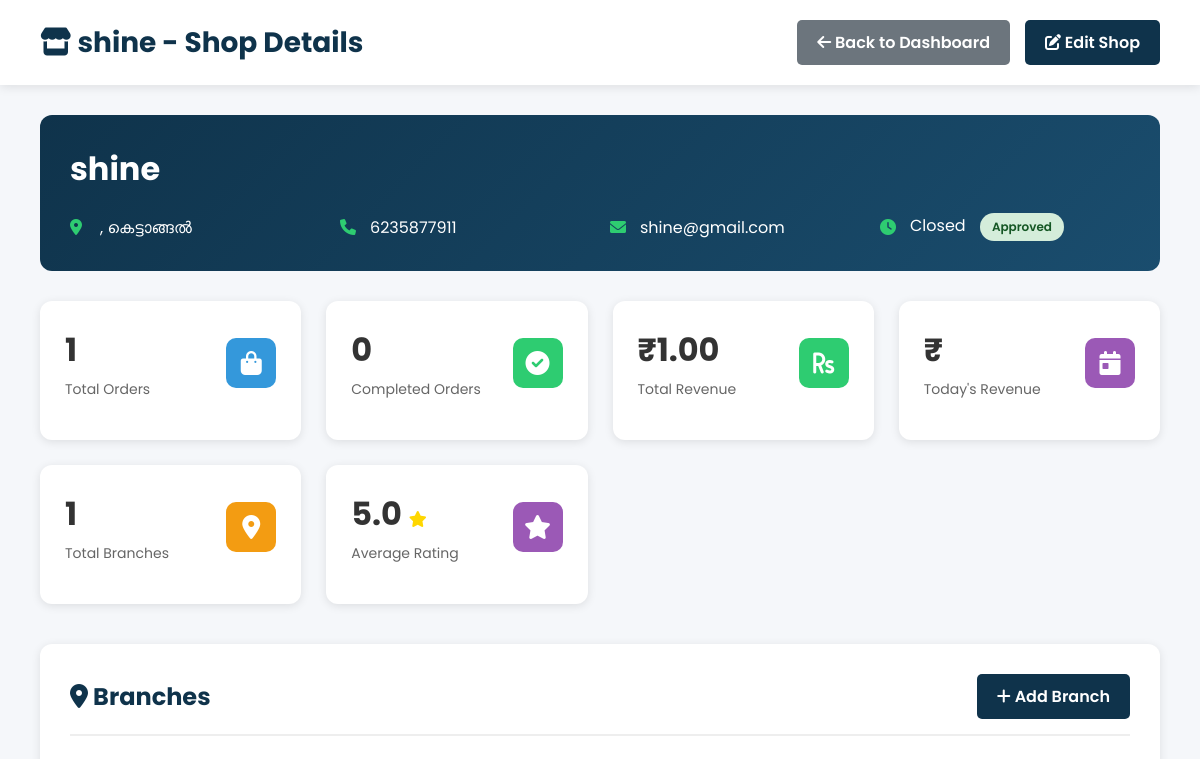
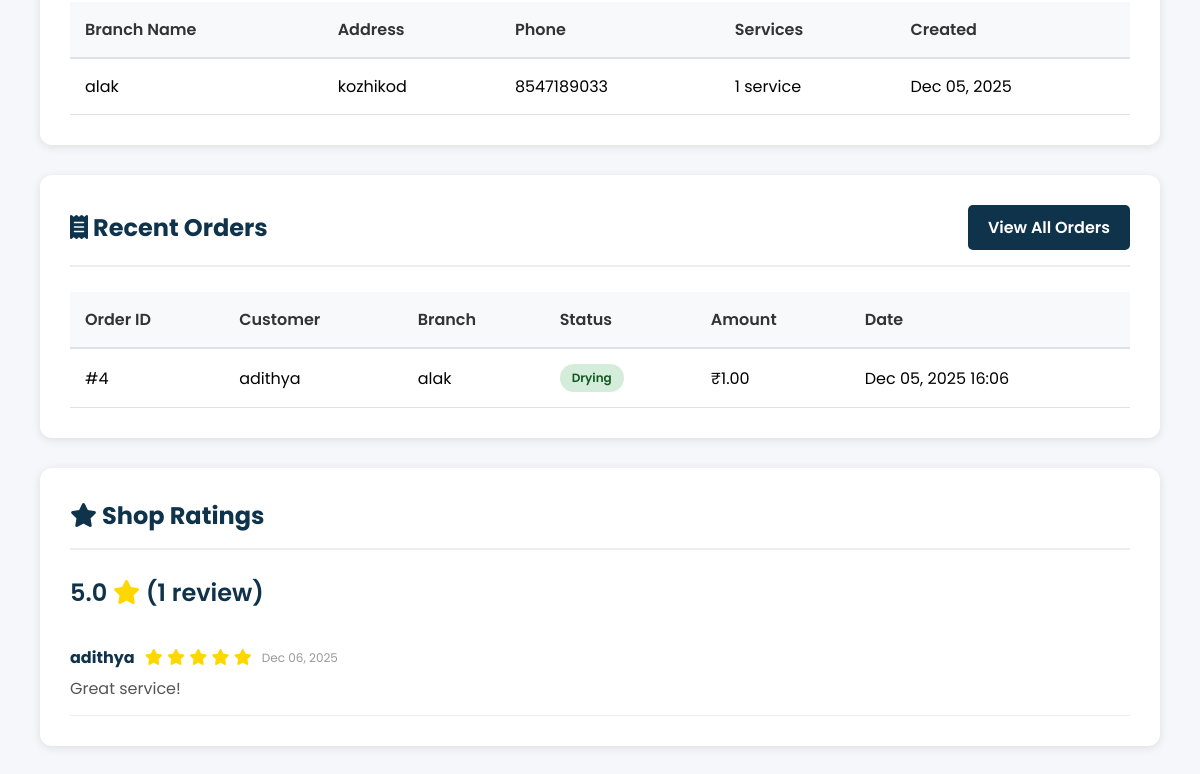
Before: /admin-panel/shop/2/ (signed in) with the older database file (2 pictures, top to bottom).
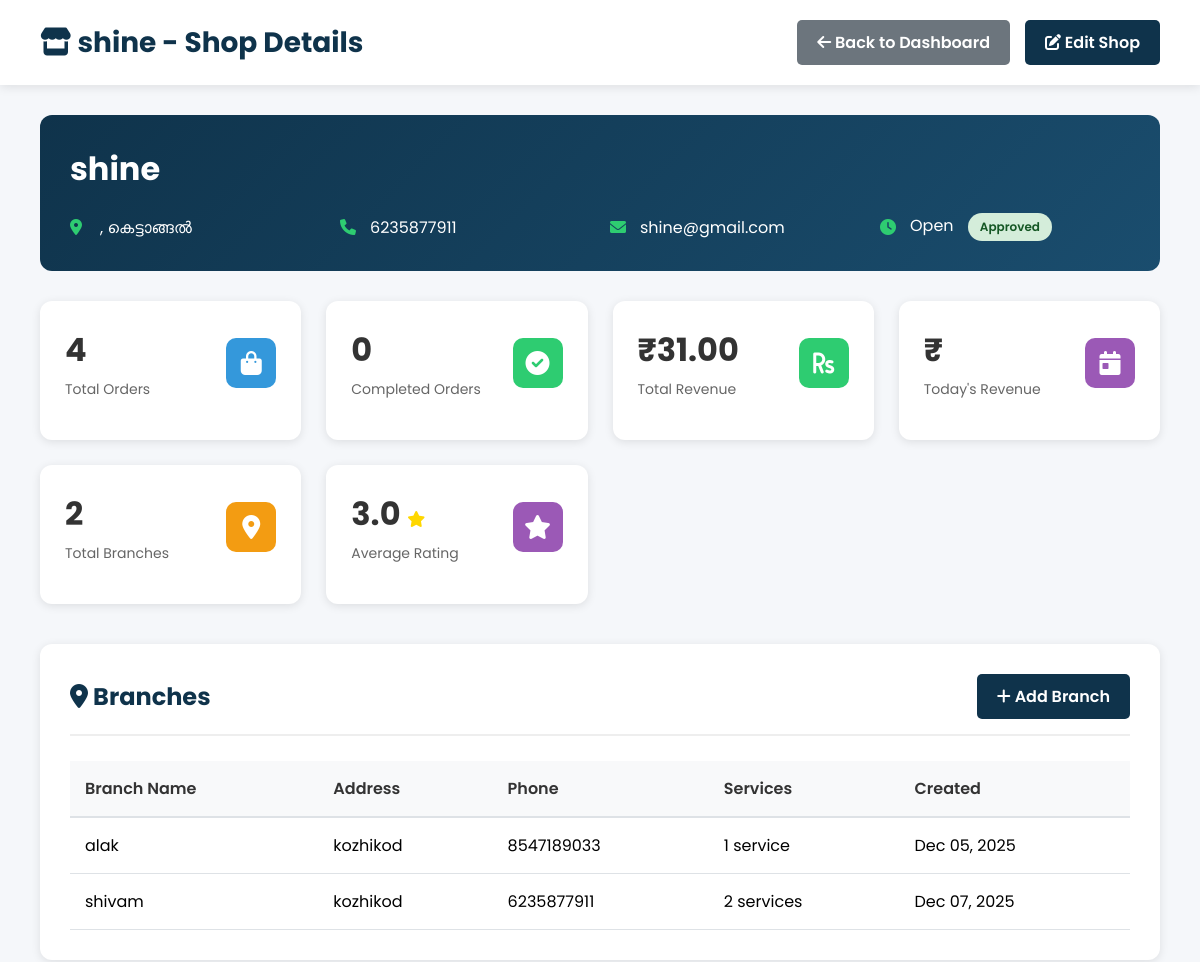
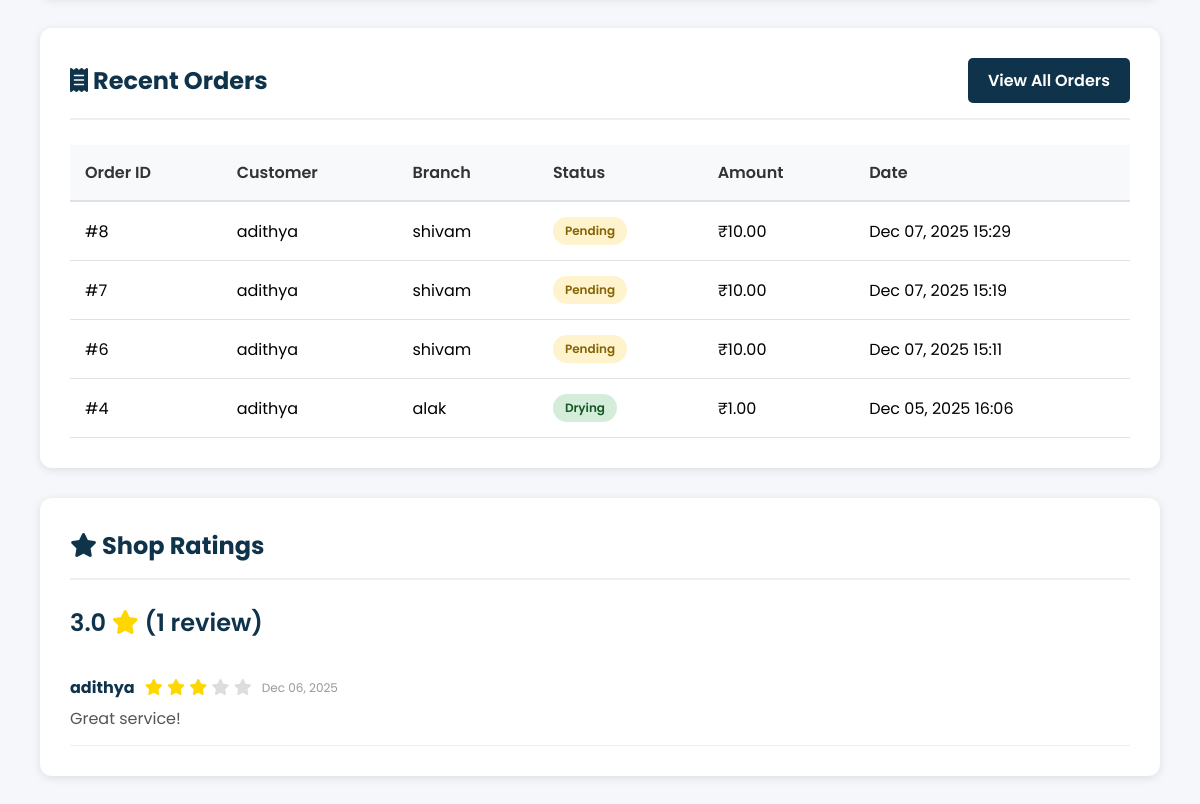
After: the same page with the newer database file (2 pictures, top to bottom).
### shop/models.py (models this page shows, shortened)
class LaundryShop(models.Model):
    name = models.CharField(max_length=100, unique=True)
    email = models.EmailField(unique=True)
    password = models.CharField(max_length=128, blank=True)
    address = models.TextField(blank=True)
    phone = models.CharField(max_length=15, blank=True)
    city = models.CharField(max_length=100, blank=True)
    latitude = models.FloatField(blank=True, null=True)
    longitude = models.FloatField(blank=True, null=True)
    is_approved = models.BooleanField(default=False)
    is_open = models.BooleanField(default=True)
    created_at = models.DateTimeField(default=timezone.now)

class Branch(models.Model):
    shop = models.ForeignKey(LaundryShop, on_delete=models.CASCADE, related_name='branches')
    name = models.CharField(max_length=100)
    address = models.TextField()
    phone = models.CharField(max_length=15, blank=True)
    created_at = models.DateTimeField(default=timezone.now)
    class Meta:
        unique_together = ('shop', 'name')

class Order(models.Model):
    STATUS_CHOICES = [
        ('Pending', 'Pending'),
        ('Washing', 'Washing'),
        ('Drying', 'Drying'),
        ('Ironing', 'Ironing'),
        ('Ready', 'Ready for Pickup'),
        ('Completed', 'Completed'),
    ]
    PAYMENT_CHOICES = [
        ('Pending', 'Pending'),
        ('Completed', 'Completed'),
    ]
    user = models.ForeignKey(User, on_delete=models.CASCADE)
    shop = models.ForeignKey(LaundryShop, on_delete=models.CASCADE)
    branch = models.ForeignKey(Branch, on_delete=models.CASCADE, blank=True, null=True)
    amount = models.DecimalField(max_digits=10, decimal_places=2)
    cloth_status = models.CharField(max_length=20, choices=STATUS_CHOICES, default='Pending')
    payment_status = models.CharField(max_length=20, choices=PAYMENT_CHOICES, default='Pending')
    pickup_date = models.DateTimeField(blank=True, null=True)
    delivery_date = models.DateTimeField(blank=True, null=True)
    delivery_name = models.CharField(max_length=100, blank=True)
    delivery_address = models.TextField(blank=True)
    delivery_phone = models.CharField(max_length=15, blank=True)
    special_instructions = models.TextField(blank=True)
    created_at = models.DateTimeField(default=timezone.now)

class ShopRating(models.Model):
    user = models.ForeignKey(User, on_delete=models.CASCADE)
    shop = models.ForeignKey(LaundryShop, on_delete=models.CASCADE)
    rating = models.IntegerField(choices=[(i, i) for i in range(1, 6)])
    comment = models.TextField(blank=True)
    created_at = models.DateTimeField(default=timezone.now)
    class Meta:
        unique_together = ('user', 'shop')

### shop/views.py (the view)
# urls.py: path("admin-panel/shop/<int:shop_id>/", views.admin_shop_detail, name="admin_shop_detail"),
@login_required
@user_passes_test(is_staff_user, login_url='login')
def admin_shop_detail(request, shop_id):
    shop = get_object_or_404(LaundryShop, id=shop_id)
    branches = Branch.objects.filter(shop=shop).prefetch_related('services')
    recent_orders = Order.objects.filter(shop=shop).select_related('user', 'branch').order_by('-created_at')[:10]
    total_orders = Order.objects.filter(shop=shop).count()
    completed_orders = Order.objects.filter(shop=shop, cloth_status='Completed').count()
    total_revenue = Order.objects.filter(shop=shop).aggregate(total=Sum('amount'))['total'] or 0
    shop_ratings = ShopRating.objects.filter(shop=shop).select_related('user')
    average_rating = shop_ratings.aggregate(avg=Avg('rating'))['avg'] or 0
    context = {
        'shop': shop,
        'branches': branches,
        'recent_orders': recent_orders,
        'total_orders': total_orders,
        'completed_orders': completed_orders,
        'total_revenue': total_revenue,
        'shop_ratings': shop_ratings,
        'average_rating': average_rating,
    }
    return render(request, 'admin_shop_detail.html', context)

### shop/templates/admin_shop_detail.html (shortened to what this page needs)
{% load static %}
<!DOCTYPE html>
<html lang="en">
<head>
    <link rel="stylesheet" href="https://cdnjs.cloudflare.com/ajax/libs/font-awesome/6.0.0-beta3/css/all.min.css">
</head>
<body>
    <div class="admin-header">
        <h1><i class="fas fa-store"></i> {{ shop.name }} - Shop Details</h1>
        <div class="header-actions">
            <a href="{% url 'admin_dashboard' %}" class="btn btn-secondary">
                <i class="fas fa-arrow-left"></i> Back to Dashboard
            </a>
            <a href="{% url 'admin_edit_shop' shop.id %}" class="btn btn-primary">
                <i class="fas fa-edit"></i> Edit Shop
            </a>
        </div>
    </div>
    <div class="admin-container">
        <div class="shop-info">
            <h1>{{ shop.name }}</h1>
            <div class="shop-details">
                <div class="detail-item">
                    <i class="fas fa-map-marker-alt"></i>
                    <span>{{ shop.address }}, {{ shop.city }}</span>
                </div>
                <div class="detail-item">
                    <i class="fas fa-phone"></i>
                    <span>{{ shop.phone|default:"Not provided" }}</span>
                </div>
                <div class="detail-item">
                    <i class="fas fa-envelope"></i>
                    <span>{{ shop.email }}</span>
                </div>
                <div class="detail-item">
                    <i class="fas fa-clock"></i>
                    <span>
                        {% if shop.is_open %}Open{% else %}Closed{% endif %}
                        {% if shop.is_approved %}
                            <span class="status-badge status-completed" style="margin-left: 10px;">Approved</span>
                        {% else %}
                            <span class="status-badge status-pending" style="margin-left: 10px;">Pending Approval</span>
                        {% endif %}
                    </span>
                </div>
            </div>
        </div>
        <div class="stats-grid">
            <div class="stat-card">
                <div class="stat-card-header">
                    <div>
                        <div class="stat-card-value">{{ total_orders }}</div>
                        <div class="stat-card-label">Total Orders</div>
                    </div>
                    <div class="stat-card-icon icon-blue">
                        <i class="fas fa-shopping-bag"></i>
                    </div>
                </div>
            </div>
            <div class="stat-card">
                <div class="stat-card-header">
                    <div>
                        <div class="stat-card-value">{{ completed_orders }}</div>
                        <div class="stat-card-label">Completed Orders</div>
                    </div>
                    <div class="stat-card-icon icon-green">
                        <i class="fas fa-check-circle"></i>
                    </div>
                </div>
            </div>
            <div class="stat-card">
                <div class="stat-card-header">
                    <div>
                        <div class="stat-card-value">₹{{ total_revenue|floatformat:2 }}</div>
                        <div class="stat-card-label">Total Revenue</div>
                    </div>
                    <div class="stat-card-icon icon-green">
                        <i class="fas fa-rupee-sign"></i>
                    </div>
                </div>
            </div>
            <div class="stat-card">
                <div class="stat-card-header">
                    <div>
                        <div class="stat-card-value">₹{{ today_revenue|floatformat:2 }}</div>
                        <div class="stat-card-label">Today's Revenue</div>
                    </div>
                    <div class="stat-card-icon icon-purple">
                        <i class="fas fa-calendar-day"></i>
                    </div>
                </div>
            </div>
            <div class="stat-card">
                <div class="stat-card-header">
                    <div>
                        <div class="stat-card-value">{{ branches|length }}</div>
                        <div class="stat-card-label">Total Branches</div>
                    </div>
                    <div class="stat-card-icon icon-orange">
                        <i class="fas fa-map-marker-alt"></i>
                    </div>
                </div>
            </div>
            <div class="stat-card">
                <div class="stat-card-header">
                    <div>
                        <div class="stat-card-value">
                            {% if average_rating %}
                                {{ average_rating|floatformat:1 }}
                                <i class="fas fa-star" style="color: #ffd700; font-size: 16px;"></i>
                            {% else %}
                                N/A
                            {% endif %}
                        </div>
                        <div class="stat-card-label">Average Rating</div>
                    </div>
                    <div class="stat-card-icon icon-purple">
                        <i class="fas fa-star"></i>
                    </div>
                </div>
            </div>
        </div>
        <div class="dashboard-section">
            <div class="section-header">
                <h2><i class="fas fa-map-marker-alt"></i> Branches</h2>
                {% if shop.is_approved %}
                    <a href="{% url 'admin_edit_shop' shop.id %}" class="btn btn-primary">
                        <i class="fas fa-plus"></i> Add Branch
                    </a>
                {% endif %}
            </div>
            {% if branches %}
                <table class="data-table">
                    <thead>
                        <tr>
                            <th>Branch Name</th>
                            <th>Address</th>
                            <th>Phone</th>
                            <th>Services</th>
                            <th>Created</th>
                        </tr>
                    </thead>
                    <tbody>
                        {% for branch in branches %}
                        <tr>
                            <td>{{ branch.name }}</td>
                            <td>{{ branch.address|truncatechars:40 }}</td>
                            <td>{{ branch.phone|default:"N/A" }}</td>
                            <td>
                                {% if branch.services.all %}
                                    {{ branch.services.count }} service{{ branch.services.count|pluralize }}
                                {% else %}
                                    <span class="status-badge status-pending">No Services</span>
                                {% endif %}
                            </td>
                            <td>{{ branch.created_at|date:"M d, Y" }}</td>
                        </tr>
                        {% endfor %}
                    </tbody>
                </table>
            {% else %}
                <div class="empty-state">
                    <i class="fas fa-map-marker-alt"></i>
                    <p>No branches found for this shop</p>
                </div>
            {% endif %}
        </div>
        <div class="dashboard-section">
            <div class="section-header">
                <h2><i class="fas fa-receipt"></i> Recent Orders</h2>
                <a href="{% url 'admin_orders' %}" class="btn btn-primary">View All Orders</a>
            </div>
            {% if recent_orders %}
                <table class="data-table">
                    <thead>
                        <tr>
                            <th>Order ID</th>
                            <th>Customer</th>
                            <th>Branch</th>
                            <th>Status</th>
                            <th>Amount</th>
                            <th>Date</th>
                        </tr>
                    </thead>
                    <tbody>
                        {% for order in recent_orders %}
                        <tr>
                            <td>#{{ order.id }}</td>
                            <td>{{ order.user.username }}</td>
                            <td>{{ order.branch.name|default:"Main Branch" }}</td>
                            <td>
                                <span class="status-badge status-{{ order.cloth_status|lower }}">{{ order.cloth_status }}</span>
                            </td>
                            <td>₹{{ order.amount|floatformat:2 }}</td>
                            <td>{{ order.created_at|date:"M d, Y H:i" }}</td>
                        </tr>
                        {% endfor %}
                    </tbody>
                </table>
            {% else %}
                <div class="empty-state">
                    <i class="fas fa-inbox"></i>
                    <p>No orders yet for this shop</p>
                </div>
            {% endif %}
        </div>
        <div class="dashboard-section">
            <div class="section-header">
                <h2><i class="fas fa-star"></i> Shop Ratings</h2>
            </div>
            {% if shop_ratings %}
                <div style="display: flex; align-items: center; gap: 20px; margin-bottom: 20px;">
                    <div style="font-size: 24px; font-weight: 600; color: var(--primary-color);">
                        {{ average_rating|floatformat:1 }} <i class="fas fa-star" style="color: #ffd700;"></i>
                        ({{ shop_ratings|length }} review{{ shop_ratings|length|pluralize }})
                    </div>
                </div>
                <div style="max-height: 400px; overflow-y: auto;">
                    {% for rating in shop_ratings %}
                        <div style="border-bottom: 1px solid #eee; padding: 15px 0; display: flex; justify-content: space-between; align-items: flex-start;">
                            <div style="flex: 1;">
                                <div style="display: flex; align-items: center; gap: 10px; margin-bottom: 8px;">
                                    <strong style="color: var(--primary-color);">{{ rating.user.username }}</strong>
                                    <div>
                                        {% for i in "12345"|make_list %}
                                            <i class="fas fa-star" style="color: {% if forloop.counter <= rating.rating %}#ffd700{% else %}#ddd{% endif %}"></i>
                                        {% endfor %}
                                    </div>
                                    <span style="color: #999; font-size: 12px;">{{ rating.created_at|date:"M d, Y" }}</span>
                                </div>
                                {% if rating.comment %}
                                    <p style="color: #555; margin: 0; line-height: 1.4;">{{ rating.comment }}</p>
                                {% endif %}
                            </div>
                        </div>
                    {% endfor %}
                </div>
            {% else %}
                <div class="empty-state">
                    <i class="fas fa-star-half-alt"></i>
                    <p>No customer ratings yet for this shop</p>
                </div>
            {% endif %}
        </div>
    </div>
</body>
</html>

Changed rows visible on the page:
added Branch: name "shivam", address "kozhikod", phone "6235877911", services.count "2", created_at "Dec 07, 2025"
added Order: id "8", user.username "adithya", branch.name "shivam", cloth_status "Pending", amount "10.00", created_at "Dec 07, 2025 15:29"
added Order: id "7", user.username "adithya", branch.name "shivam", cloth_status "Pending", amount "10.00", created_at "Dec 07, 2025 15:19"
added Order: id "6", user.username "adithya", branch.name "shivam", cloth_status "Pending", amount "10.00", created_at "Dec 07, 2025 15:11"
changed ShopRating "Great service!": rating 5 → 3 (drawn)
Other visible differences:
{{ total_orders }}: "1" → "4"
{{ total_revenue|floatformat:2 }}: "1.00" → "31.00"
{{ branches|length }}: "1" → "2"
{{ average_rating|floatformat:1 }}: "5.0" → "3.0"
text no longer shown: "Closed"
text now shown: "Open"
